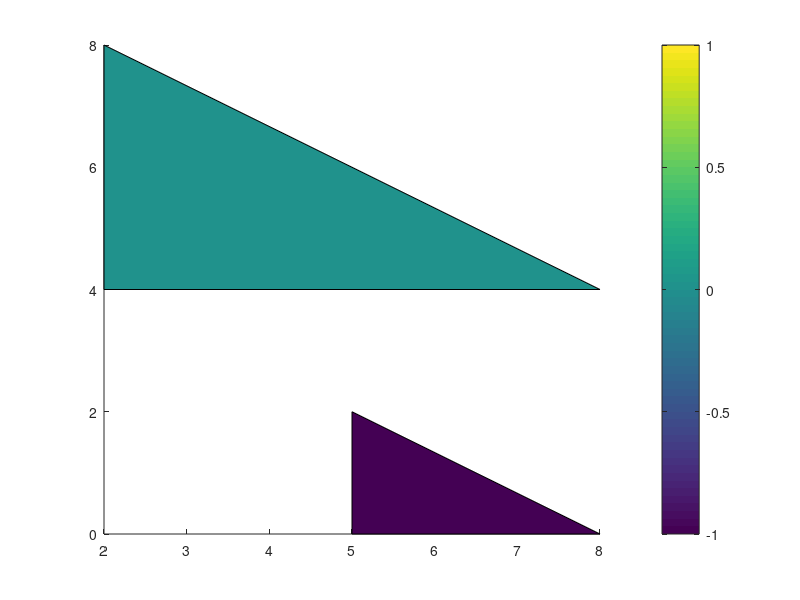

Recreate this plot in MATLAB.
% function [ AxA ] = TestFc( a, b, c )

% AxA = ones(9, 1);

% end
% AxA = cell(2, 1);
% AxA{1} = 30;
% AxA{2} = 60;

% % CxC = horzcat( cell(2, 1), AxA )

% % BxB = 0;
% x = 1;
% AxA = x;
% BxB = x + 1;

% end

% a = 1;
% try
%     if a == 1
%         a = 9
%         error('testing catch funtion');
%     end
% catch a
%     ;% a = 3
% end
% b = 6
% % xAx = complex(a,0);

% idx = 4320;
%     tmp_m = mod( idx, x_idx_max );
%     if tmp_m == 0
%         m = x_idx_max;
%     else
%         m = tmp_m;
%     end

%     if mod( idx, x_idx_max * y_idx_max ) == 0
%         n = y_idx_max;
%     else
%         n = ( mod( idx, x_idx_max * y_idx_max ) - m ) / x_idx_max + 1;
%     end
    
%     ell = int64( ( idx - m - ( n - 1 ) * x_idx_max ) / ( x_idx_max * y_idx_max ) + 1 );

%     [ m, n, ell ]

% x2 = [2 5; 2 5; 8 8];
% y2 = [4 0; 8 2; 4 0];
% patch(x2,y2,'green')

% v2 = [2 4; 2 8; 8 4; 5 0; 5 2; 8 0];
% f2 = [1 2 3 5;
%       4 5 6 NaN];
% c  = [0; 1];
% patch('Faces', f2,'Vertices', v2, 'FaceColor', c)
figure(8);
v = [2 4 1; 2 8 1; 8 4 1; 5 0 1; 5 2 1; 8 0 1];
f = [1 2 3; 4 5 6];
col = [0; - Inf];
patch('Faces',f,'Vertices',v,'FaceVertexCData',col,'FaceColor','flat');
colorbar

% figure(4);
% loadParas;
% % m = 9;
% % n = 2;
% % ell = 2;
% % x = ( m - 1 ) * dx - air_x / 2;
% % y = ( n - 1 ) * dy - h_torso / 2;
% % z = ( ell - 1 ) * dz - air_z / 2;
% paras2dXZ = genParas2d( tumor_y, paras, dx, dy, dz );
% plotMap( paras2dXZ, dx, dz );
% % paras2d = [ air_x, air_z, bolus_a, bolus_b, skin_a, skin_b, muscle_a, muscle_b, ...
% %         l_lung_x, l_lung_z, l_lung_a_prime, l_lung_c_prime, ...
% %         r_lung_x, r_lung_z, r_lung_a_prime, r_lung_c_prime, ...
% %         tumor_x, tumor_z, tumor_r_prime ];
% % [x, z] * 100;

% % x_idx_max = air_x / dx + 1;
% % y_idx_max = h_torso / dy + 1;
% % z_idx_max = air_z / dz + 1;

% x = ( paras2dXZ(13) + paras2dXZ(15) );
% z = ( paras2dXZ(14) + paras2dXZ(16) );
% m = ( x / dx ) + air_x / ( 2 * dx ) + 1;
% ell = ( z / dz ) + air_z / ( 2 * dz ) + 1;
% [m, ell]
